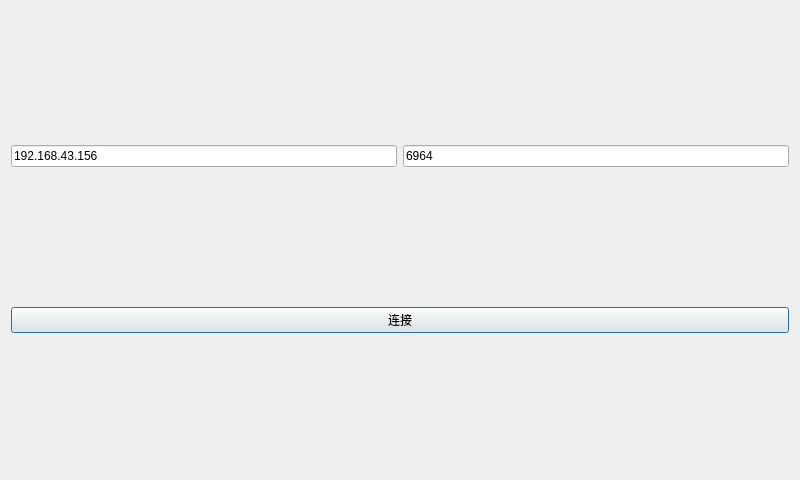
<?xml version="1.0" encoding="UTF-8"?>
<ui version="4.0">
 <class>Dialog</class>
 <widget class="QDialog" name="Dialog">
  <property name="geometry">
   <rect>
    <x>0</x>
    <y>0</y>
    <width>800</width>
    <height>480</height>
   </rect>
  </property>
  <property name="windowTitle">
   <string>Dialog</string>
  </property>
  <layout class="QVBoxLayout" name="verticalLayout">
   <item>
    <layout class="QHBoxLayout" name="horizontalLayout">
     <item>
      <widget class="QLineEdit" name="host_name">
       <property name="text">
        <string>192.168.43.156</string>
       </property>
       <property name="placeholderText">
        <string>IP地址</string>
       </property>
      </widget>
     </item>
     <item>
      <widget class="QLineEdit" name="port">
       <property name="text">
        <string>6964</string>
       </property>
       <property name="placeholderText">
        <string>端口</string>
       </property>
      </widget>
     </item>
    </layout>
   </item>
   <item>
    <widget class="QPushButton" name="connect">
     <property name="text">
      <string>连接</string>
     </property>
    </widget>
   </item>
  </layout>
 </widget>
 <resources/>
 <connections/>
</ui>
